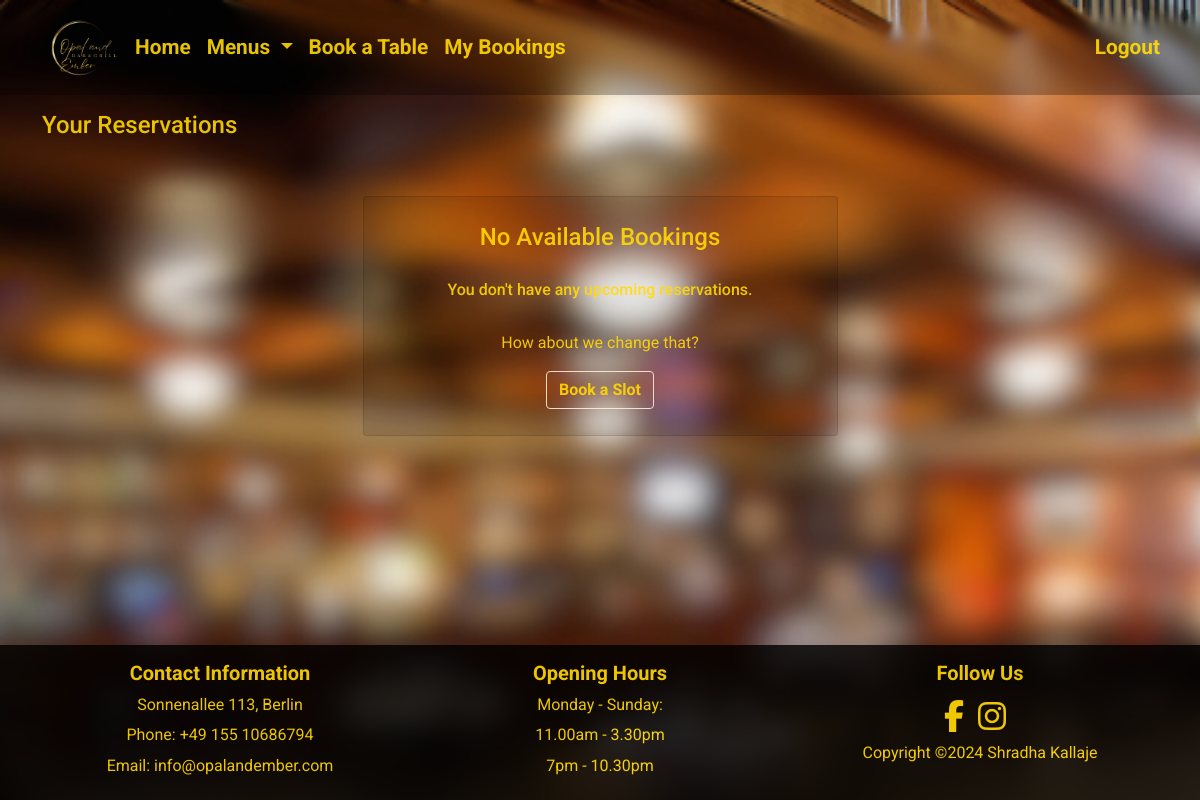
The app's page /bookings_list/ (signed in), older data.
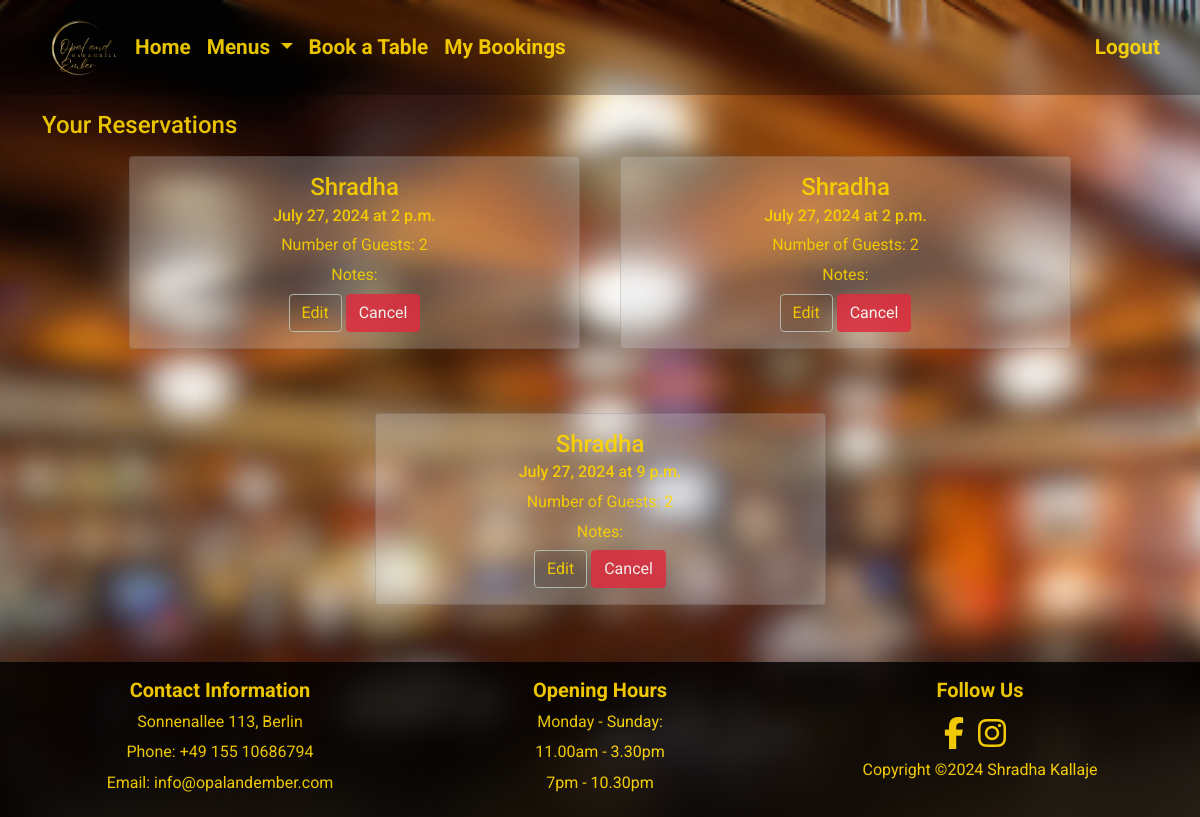
The same page, newer data.
### home/models.py (models this page shows, shortened)
class Booking(models.Model):
    TIME_SLOTS = (
        (time(11, 0), '11:00 AM'),
        (time(12, 0), '12:00 PM'),
        (time(13, 0), '01:00 PM'),
        (time(14, 0), '02:00 PM'),
        (time(15, 0), '03:00 PM'),
        (time(19, 0), '07:00 PM'),
        (time(20, 0), '08:00 PM'),
        (time(21, 0), '09:00 PM'),
        (time(22, 0), '10:00 PM'),
    )
    GUESTS_COUNT_CHOICES = (
        ('2', '2'),
        ('3', '3'),
        ('4', '4'),
        ('5', '5'),
        ('6', '6'),
        ('7', '7'),
        ('8', '8'),
        ('9', '9'),
        ('10', '10'),
        ('11', '11'),
        ('12', '12'),
    )
    booking_user = models.ForeignKey(
        User,
        on_delete=models.CASCADE,
        related_name="booking_user"
    )
    guests_count = models.CharField(
        choices=GUESTS_COUNT_CHOICES,
        max_length=2,
        default='2'
    )
    created_on = models.DateTimeField(default=timezone.now, editable=False)
    updated_on = models.DateTimeField(auto_now=True)
    booking_date = models.DateField(default=timezone.now)
    booking_timeslot = models.TimeField(choices=TIME_SLOTS, default=0)
    notes = models.TextField(blank=True, null=True)
    booking_name = models.CharField(max_length=100)
    class Meta:
        ordering = ['created_on']

### home/views.py (the view)
class UserBookingsList(generic.ListView):
    template_name = 'bookings_list.html'
    context_object_name = 'reservations'
    paginate_by = 10
    def get_queryset(self):
        now = timezone.now()
        return Booking.objects.filter(
            booking_user=self.request.user,
            booking_date__gte=now.date()
        ).exclude(
            booking_date=now.date(), booking_timeslot__lt=now.time()
        ).order_by('booking_date', 'booking_timeslot')

### templates/bookings_list.html (shortened to what this page needs)
{% extends "base.html" %}
{% block content %}
<div class="container">
    <h4 class="stroke col-md-3 mt-3 text-bold justify-content-center" style="color: #FFD700;">Your Reservations</h4>
    <div class="row justify-content-center">
        {% if reservations|length == 0 %}
        <div class="col-md-5 mt-5 text-center card rounded booking-card justify-content-center">
            <div class="card-body mt-2 mb-2">
                <h4 class="card-title">No Available Bookings</h4><br>
                <h6 class="card-subtitle mb-2 text-bold">You don't have any upcoming reservations.</h6><br>
                <p class="card-text">How about we change that?</p>
                <button class="btn confirmation-card">
                    <a href="{% url 'booking' %}" class="card-link">Book a Slot</a>
                </button>
            </div>
        </div>
        {% else %}
        {% for booking in reservations %}
        <div class="col-md-5 m-2 text-center">
            <div class="card rounded mb-5 reservations-card">
                <div class="card-body">
                    <h4 class='card-title text-center'>{{ booking.booking_name }}</h4>
                    <h6 class="card-subtitle mb-2">{{ booking.booking_date }} at {{ booking.booking_timeslot }}</h6>
                    <div class='card-text'>
                        <p>Number of Guests: {{ booking.guests_count }}</p>
                        <p>Notes: {{ booking.notes }}</p>
                    </div>
                    <a href="{% url 'edit_booking' booking.id %}" class="btn btn-success">Edit</a>
                    <a href="{% url 'delete_booking' booking.id %}" class="btn btn-danger">Cancel</a>
                </div>
            </div>
        </div>
        {% endfor %}
        {% endif %}
    </div>
</div>
{%endblock%}

### templates/base.html (shortened to what this page needs)
{% load static %}
{% url 'account_login' as login_url %}
{% url 'account_signup' as signup_url %}
{% url 'account_logout' as logout_url %}
<!DOCTYPE html>
<html class="h-100" lang="en">
<head>
    <link href="https://cdn.jsdelivr.net/npm/bootstrap@5.0.1/dist/css/bootstrap.min.css" rel="stylesheet"
>
    <link rel="stylesheet" href="{% static 'css/style.css' %}">
</head>
<body class="d-flex flex-column h-100 main-bg background-pattern wrapper">
    <nav class="navbar sticky-top navbar-expand-lg navbar-light">
        <div class="container-fluid">
            <a class="logo mr-7 ml-5" href="{% url 'home' %}"><img src="{% static 'images/restaurant_logo.png' %}" style="height: 95px; width: 100%; " alt="name-logo" aria-label="Go to the home page"></a>
            <div class="collapse navbar-collapse" id="navbarText">
                <ul class="navbar-nav me-auto mb-2 mb-lg-0">
                    <li class="nav-item">
                        <a class="nav-link {% if request.path == home_url %}active{% endif %}" aria-current="page" href="{% url 'home' %}">Home</a>
                    </li>
                    <li class="nav-item">
                        <div class="dropdown">
                          <a class="nav-link dropdown-toggle" href="#" role="button" data-bs-toggle="dropdown"
                            aria-expanded="false">
                            Menus
                          </a>
                        </div>
                    </li>
                {% if user.is_authenticated %}
                    <li class="nav-item">
                        <a class="nav-link" href="{% url 'booking' %}">Book a Table</a>
                    </li>
                    <li class="nav-item">
                        <a class="nav-link" href="{% url 'bookings_list' %}">My Bookings</a>
                    </li>
                    {% endif %}
                </ul>
                <ul class="navbar-nav ms-auto">
                    {% if user.is_authenticated %}
                    <li class="nav-item">
                        <a class="nav-link" href="{% url 'account_logout' %}">Logout</a>
                    </li>
                    {% endif %}
                </ul>
            </div>
        </div>
    </nav>
    <main class="flex-shrink-0 content">
        {% block content %}{% endblock content %}
    </main>
    <footer class="footer mt-auto py-3">
        <div class="container">
            <div class="row">
                <div class="col-md-4 text-center">
                    <h5><strong>Contact Information</strong></h5>
                    <p>Sonnenallee 113, Berlin</p>
                    <p>Phone: +49 155 10686794</p>
                    <p>Email: info@opalandember.com</p>
                </div>
                <div class="col-md-4 text-center">
                    <h5><strong>Opening Hours</strong></h5>
                    <p>Monday - Sunday: </p>
                    <p>11.00am - 3.30pm</p>
                    <p>7pm - 10.30pm</p>
                </div>
                <div class="col-md-4 text-center">
                    <h5><strong>Follow Us</strong></h5>
                    <div class="footer-icons">
                        <a href="https://www.facebook.com/" target="_blank" aria-label="facebook link"><i class="fab fa-facebook-f"></i></a>
                        <a href="https://www.instagram.com/" target="_blank" aria-label="instagram link"><i class="fab fa-instagram"></i></a>
                    </div>
                    <p>Copyright &copy;<span id="copyright"></span> Shradha Kallaje</p>
                </div>
            </div>
        </div>
    </footer>
</body>
</html>

### static/css/style.css (style rules this page uses)
* { font-family: 'Roboto', sans-serif; }
a { text-decoration: none; color: #FFD700; font-weight: bold; }
p { margin-bottom: 0.4em; }
.background-pattern { background-image: url(/static/images/background.png); background-attachment: fixed; background-size: cover; background-repeat: repeat; opacity: 0.9; width: 100%; z-index: -1; }
.btn { font-size: 1em; }
ul { list-style: none; padding: 0; }
html, body { height: 100%; margin: 0; padding: 0; }
.wrapper { display: flex; flex-direction: column; min-height: 100vh; }
.content { flex: 1; }
body { color: #FFD700; height: 100%; margin: 0; padding: 0; }
.navbar { display: flex; justify-content: space-between; align-items: center; padding: 0 20px; background-color: rgba(0, 0, 0, 0.3); }
.nav-link { font-size: 1.3rem; }
.navbar-light .navbar-nav .nav-link { color: #FFD700; }
.footer { color: #FFD700; background-color: rgba(0, 0, 0, 0.9); }
.footer .footer-icons a { font-size: 2em; line-height: 1.5em; color: #FFD700; margin-right: 10px; }
.reservations-card { background-color: rgba(215, 215, 219, 0.3); color: #FFD700; z-index: 1; }
.btn-signup, .btn-success, #hint_id_password1 { color: #FFD700; border-color: #B8C4BB; background-color: rgba(0, 0, 0, 0.1); }

Row changes from the older to the newer data that the page shows:
added Booking: booking_name "Shradha", booking_date "July 27, 2024", booking_timeslot "2 p.m.", guests_count "2"
added Booking: booking_name "Shradha", booking_date "July 27, 2024", booking_timeslot "2 p.m.", guests_count "2"
added Booking: booking_name "Shradha", booking_date "July 27, 2024", booking_timeslot "9 p.m.", guests_count "2"
Text that changed along with them:
text no longer shown: "No Available Bookings You don't have any upcoming reservations. How about we change that? Book a Slot"
